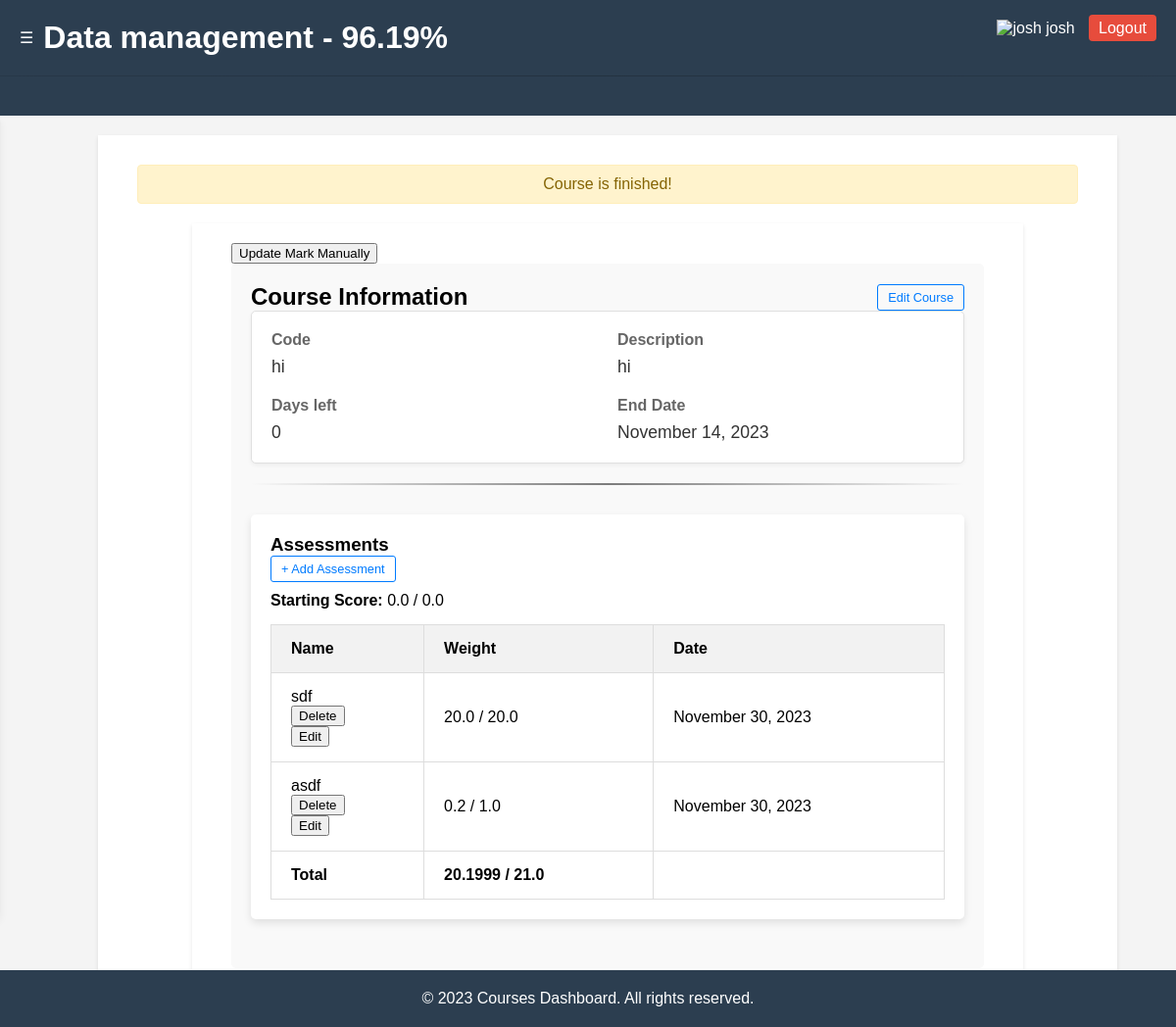
The app's page /course/3 (signed in) with its own data.
### models.py (models this page shows, shortened)
class Course(db.Model):
    id = db.Column(db.Integer, primary_key=True)
    user_id = db.Column(db.Integer, db.ForeignKey('user.id'), nullable=True)  # Allow nullable for temporary courses
    code = db.Column(db.String(100), nullable=False)
    name = db.Column(db.String(100), nullable=False)
    description=db.Column(db.String(500), nullable=True)
    end_date = db.Column(db.DateTime, nullable=False)
    assessments = db.relationship('Assessment', backref='course', lazy=True)  # Relationship with Assessment
    starting_grade=db.Column(db.Float, nullable=False)
    starting_marks=db.Column(db.Float, nullable=False)
    grade=db.Column(db.Float, nullable=False)
    total_marks=db.Column(db.Float, nullable=False)
    goal = db.Column(db.Integer, nullable=False)  # Goal for the course (e.g., target grade or outcome)
    def days_remaining(self):
        current_date = datetime.utcnow()
        difference = self.end_date - current_date
        return difference.days if difference.days > 0 else 0  # Return 0 if course has ended

class User(db.Model):
    username=db.Column(db.String, nullable=False)
    password=db.Column(db.String,nullable=False)
    id = db.Column(db.Integer, primary_key=True)
    courses = db.relationship('Course', backref='user', lazy=True)
    GPA = db.Column(db.Float, nullable=True)  # GPA is usually a float, not an integer
    goal = db.Column(db.Integer, nullable=True)  # Goal for the user (could be a description or target GPA)

class Assessment(db.Model):
    id = db.Column(db.Integer, primary_key=True)
    name = db.Column(db.String(100), nullable=False)
    date = db.Column(db.DateTime, nullable=False)
    earned = db.Column(db.Float, nullable=False)
    total = db.Column(db.Float, nullable=False)
    weight=db.Column(db.Float, nullable=True)
    course_id = db.Column(db.Integer, db.ForeignKey('course.id'), nullable=False)  # Foreign key linking to Course

### routes/course.py (the view, shortened to what this page needs)
@app.route('/course/<int:course_id>')
@check_course_ownership
def course_details(course_id):
    course=None
    time_left = 0
    if 'user_id' in session:
        course = Course.query.get(course_id)
        days_left=course.days_remaining()
        time_left = days_left
    return render_template('course_details.html', course=course,time_left=time_left if time_left>0 else 0)

### routes/auth.py (called while the page is built)
@app.context_processor
def inject_user():
    user = None
    if 'user_id' in session:
        user = User.query.filter_by(id=session['user_id']).first()
    return dict(user=user)

def check_course_ownership(func):
    @wraps(func)
    def decorated_function(*args, **kwargs):
        if "user_id" in session:
            course_id = kwargs.get('course_id')
            try:
                course = Course.query.filter_by(id=course_id, user_id=session['user_id']).first()
            except OverflowError:
                 return render_template("not_found.html")
            if not course:
                return render_template("not_found.html")
        return func(*args, **kwargs)
    return decorated_function

### routes/course.py (called while the page is built)
@app.context_processor
def inject_courses():
    courses=None
    if 'user_id' in session:
        courses = Course.query.filter_by(user_id=session['user_id']).all()
    else:
        courses=session.get("temporary_courses",[])
    return dict(courses=courses)

### templates/course_details.html (shortened to what this page needs)
{% extends 'base.html' %}
{% block stylesheets %}
    <link rel="stylesheet" href="{{ url_for('static', filename='css/course_details.css') }}">
{% endblock %}
{% block header %}{{ course.name }} - {{course.grade |round(2)}}%{% endblock %}
{% block content %}
    {% if time_left == 0 %}
    <div class="flash-message flash-warning">
        Course is finished!
    </div>
    {% endif %}
    <main>
        <button onclick="show()">Update Mark Manually</button>
        <section class="course-details">
            <div class="section-header">
                <h2>Course Information</h2>
                <a href="{{ url_for('edit_course', course_id=course.id) }}" class="edit-btn">Edit Course</a>
            </div>
            <div class="info-grid">
                <div class="info-item">
                    <label>Code</label>
                    <p>{{ course.code }}</p>
                </div>
                <div class="info-item">
                    <label>Description</label>
                    <p>{{ course.description }}</p>
                </div>
                <div class="info-item">
                    <label>Days left</label>
                    <p>{{ time_left }}</p>
                </div>
                <div class="info-item">
                    <label>End Date</label>
                    <p>{{course.end_date.strftime('%B %d, %Y') }}</p>
                </div>
        </div>
            <hr class="section-separator">
<div class="assessments-section">
    <h3>Assessments</h3>
    <a href="{{ url_for('add_assessment', course_id=course.id) }}" class="add-assessment-btn">+ Add Assessment</a>
            <p><strong>Starting Score:</strong> {{ (course.starting_marks * course.starting_grade) / 100 }} / {{ course.starting_marks }}</p>
            {% if course.assessments|length > 0 %}
            <table>
                <thead>
                    <tr>
                        <th>Name</th>
                        <th>Weight</th>
                        <th>Date</th>
                    </tr>
                </thead>
                <tbody>
                    {% for assessment in course.assessments %}
                    <tr>
                        <td>{{ assessment.name }}
                            <form action="{{ url_for('delete_assessment', course_id=course['id'],assessment_id=assessment['id']) }}" method="post" onsubmit="return confirm('Are you sure you want to delete this assessment?');">
                                <input type="submit" value="Delete">
                            </form>
                            <form action="{{ url_for('edit_assessment', course_id=course['id'],assessment_id=assessment['id']) }}" method="get">
                                <input type="submit" value="Edit">
                            </form>
                        </td>
                        <td>{{ assessment.earned }} / {{ assessment.total }}</td>
                        <td>{{ assessment.date.strftime('%B %d, %Y') }}</td>
                    </tr>
                    {% endfor %}
                    <tr class="total-row">
                        <td>Total</td>
                        <td>{{ (course.total_marks * course.grade) / 100 }} / {{ course.total_marks }}</td>
                        <td></td>
                    </tr>
                </tbody>
            </table>
            {% else %}
            <p>No assessments yet!</p>
            {% endif %}
        </section>
    </main>
{% endblock %}

### templates/base.html (shortened to what this page needs)
<!DOCTYPE html>
<html>
<head>
    <link rel="stylesheet" href="{{ url_for('static', filename='css/base.css') }}">
    {% block stylesheets %}{% endblock %}
</head>
<body>
    <header>
        <div class="header-content">
            <div class="hamburger" onclick="toggleSidebar()">
                &#9776;
            </div>
            <h1>{% block header %}{% endblock %}</h1>
        </div>
        <div id="user-info" style="position: absolute; right: 20px; top: 20px;">
            {% if user %}
                <img src="{{ user.profile_pic_url | default('path/to/default/profile/pic.png') }}" alt="{{ user.username }}" width="50" height="50">
                <span>{{ user.username }}</span>
                <a href="{{ url_for('logout') }}" class="btn-logout">Logout</a>
            {% else %}
                <a href="{{ url_for('login') }}" class="btn-login">Signup/Login</a>
            {% endif %}
        </div>
        <hr>
    </header>
    <main class="content">
        {% block content %}{% endblock %}
    </main>
    <footer>
        <p>&copy; 2023 Courses Dashboard. All rights reserved.</p>
    </footer>
</body>
</html>

### static/css/base.css (style rules this page uses)
html, body { height: 100%; margin: 0; padding: 0; font-family: Arial, sans-serif; background-color: #f4f4f4; }
header, footer { background-color: #2c3e50; color: white; text-align: center; padding: 20px 0; flex-shrink: 0; }
footer { position: absolute; bottom: 0; left: 0; right: 0; width: 100%; }
header a, footer a { color: #3498db; }
.hamburger { display: block; cursor: pointer; margin-right: 10px; }
.header-content { display: flex; align-items: center; justify-content: start; padding: 0 20px; }
.content { transition: margin-left 0.3s; margin-left: 100px;; }
hr { border: 0; height: 1px; background-image: linear-gradient(to right, rgba(0, 0, 0, 0.1), rgba(0, 0, 0, 0.2), rgba(0, 0, 0, 0.1)); margin-top: 20px; margin-bottom: 20px; }
main { flex: 1; width: 80%; margin: 2rem auto; margin-left: 250px; background-color: #fff; padding: 2rem; box-shadow: 0px 0px 10px rgba(0, 0, 0, 0.1); }
.flash-message { padding: 10px; margin: 10px 0; border: 1px solid transparent; border-radius: 4px; text-align: center; }
.flash-warning { color: #856404; background-color: #fff3cd; border-color: #ffeeba; }
.btn-login, .btn-logout { padding: 5px 10px; text-decoration: none; color: white; background-color: #3498db; border: none; border-radius: 4px; margin-left: 10px; cursor: pointer; }
.btn-logout { background-color: #e74c3c; }

### static/css/course_details.css (style rules this page uses)
body { font-family: Arial, sans-serif; margin: 0; padding: 0; background-color: #f4f4f4; }
h1, h2, h3, p { margin: 0; }
main { background-color: #fff; margin: 20px auto; box-shadow: 0 2px 4px rgba(0, 0, 0, 0.1); padding: 20px; }
.section-header { display: flex; justify-content: space-between; align-items: center; }
.section-separator { border: 0; height: 2px; background-image: linear-gradient(to right, rgba(0, 0, 0, 0), rgba(0, 0, 0, 0.5), rgba(0, 0, 0, 0)); margin-top: 20px; margin-bottom: 20px; }
.assessments-section { background-color: #fff; padding: 20px; border-radius: 5px; box-shadow: 0 4px 8px rgba(0, 0, 0, 0.1); margin-top: 30px; margin-bottom: 30px; }
.course-details { background-color: #f9f9f9; padding: 20px; border-radius: 5px; }
.add-assessment-btn { padding: 5px 10px; color: #007BFF; background-color: transparent; border: 1px solid #007BFF; border-radius: 3px; text-decoration: none; font-size: 0.8em; display: inline-block; margin-bottom: 10px; transition: background-color 0.3s, color 0.3s; }
.edit-btn { padding: 5px 10px; color: #007BFF; background-color: transparent; border: 1px solid #007BFF; border-radius: 3px; text-decoration: none; font-size: 0.8em; align-self: center; margin-left: auto; transition: color 0.3s, border-color 0.3s; }
table { width: 100%; border-collapse: collapse; margin-top: 15px; }
table, th, td { border: 1px solid #ddd; }
th, td { padding: 15px 20px; text-align: left; }
th { background-color: #f2f2f2; }
.total-row { font-weight: bold; }
main { padding: 20px 40px; }
.info-grid { display: grid; grid-template-columns: repeat(2, 1fr); gap: 20px; border: 1px solid #e0e0e0; border-radius: 5px; padding: 20px; background-color: #fff; box-shadow: 0 2px 4px rgba(0, 0, 0, 0.05); }
.info-item { display: flex; flex-direction: column; }
.info-item label { font-weight: 600; margin-bottom: 8px; color: #666; }
.info-item p { font-size: 1.1em; color: #333; }

### records on screen
Course: name "Data management", grade "96.19", code "hi", description "hi", end_date "November 14, 2023", (course.starting_marks*course.starting_grade)/100 "0.0", starting_marks "0.0", (course.total_marks*course.grade)/100 "20.1999", total_marks "21.0"
User: username "josh"
Assessment: name "sdf", earned "20.0", total "20.0", date "November 30, 2023"
Assessment: name "asdf", earned "0.2", total "1.0", date "November 30, 2023"

### other values on screen
{{ time_left }} "0"
